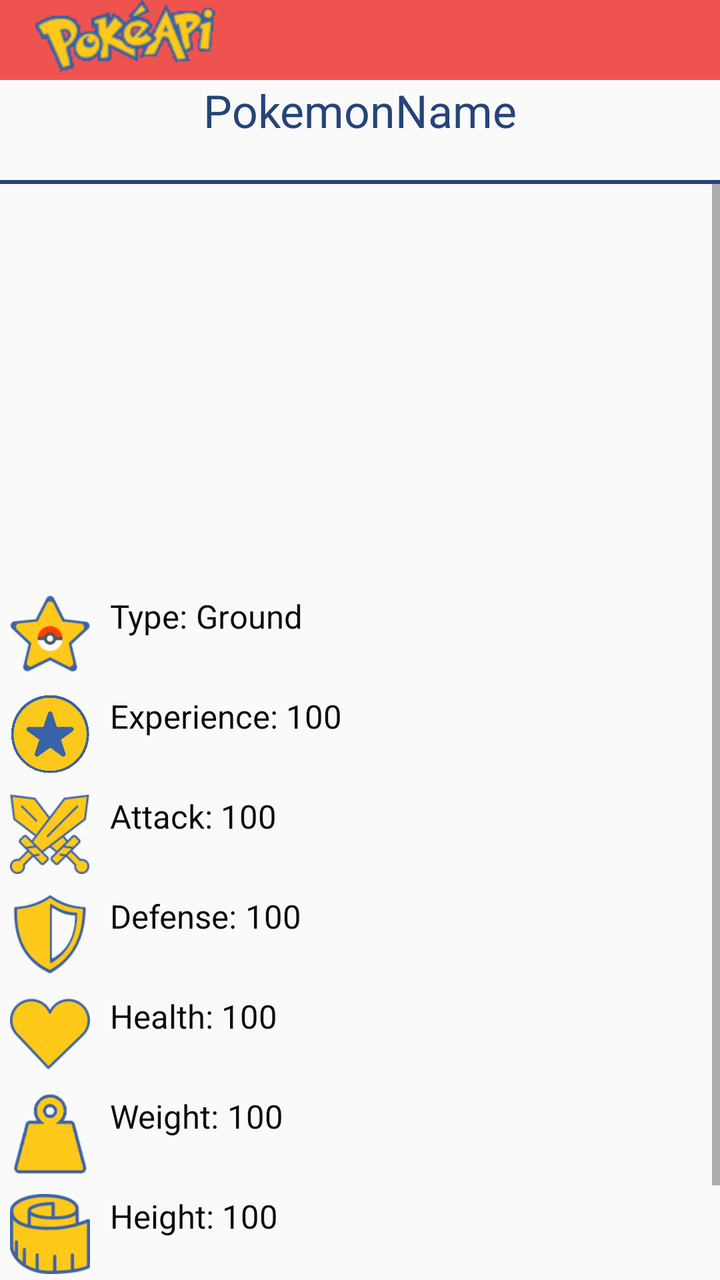
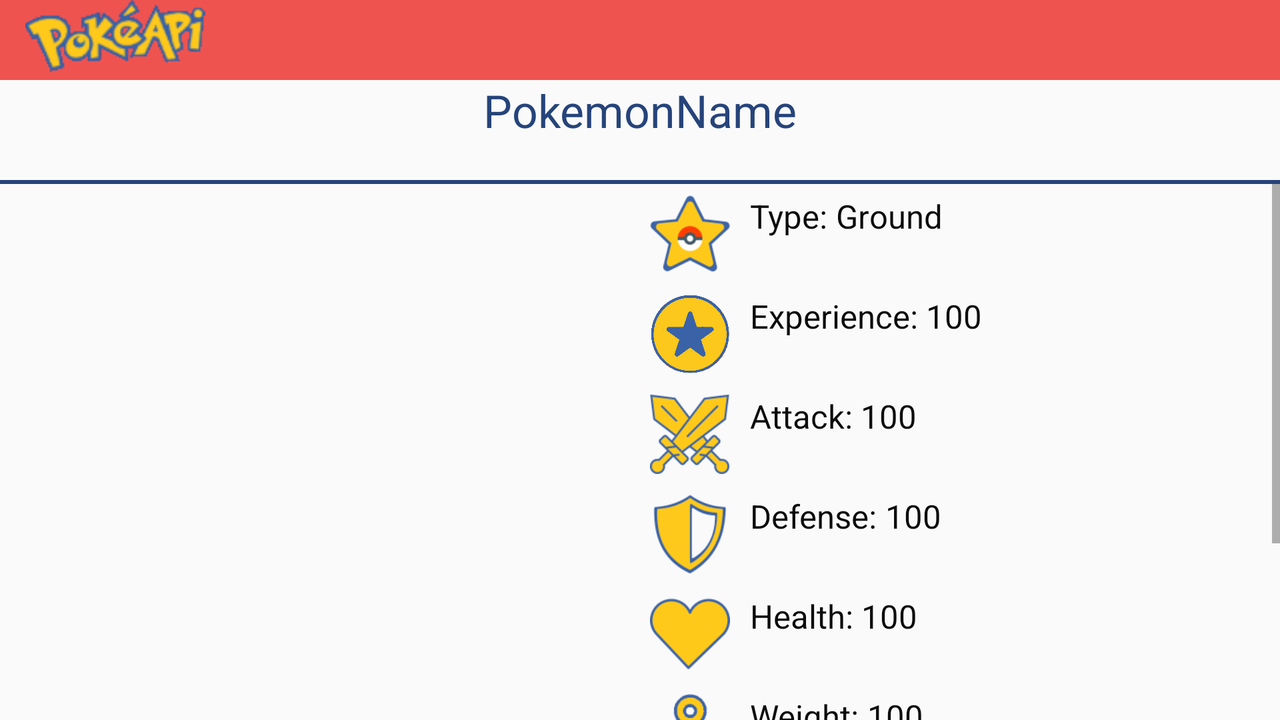

An Android layout and its configuration variant, each rendered on a device that would load it. The default file and the variant file are quoted in full after the pictures.
<!-- AndroidManifest.xml: application theme AppTheme -->
<!-- res/layout/activity_poke_info.xml -->
<?xml version="1.0" encoding="utf-8"?>
<LinearLayout xmlns:android="http://schemas.android.com/apk/res/android"
    xmlns:app="http://schemas.android.com/apk/res-auto"
    xmlns:tools="http://schemas.android.com/tools"
    android:layout_width="match_parent"
    android:layout_height="match_parent"
    android:orientation="vertical"
    tools:context=".activities.PokeInfoActivity">
    <LinearLayout
        android:id="@+id/headerLayout"
        android:layout_width="match_parent"
        android:layout_height="40dp"
        android:orientation="horizontal"
        android:background="@color/colorPokemonRed">
        <ImageView
            android:id="@+id/pokeIcon"
            android:layout_height="36dp"
            android:layout_width="wrap_content"
            android:layout_marginLeft="5dp"
            android:src="@drawable/pokeapi_title"/>

        <ImageView
            android:id="@+id/updateImageView"
            android:layout_height="36dp"
            android:layout_width="36dp"
            android:src="@drawable/update_icon"
            android:visibility="gone"/>
    </LinearLayout>
    <LinearLayout
        android:id="@+id/topLayout"
        android:layout_width="match_parent"
        android:layout_height="50dp"
        android:orientation="vertical">
        <TextView
            android:id="@+id/pokeNameTextView"
            style="@style/HeaderText"
            android:layout_width="wrap_content"
            android:layout_height="match_parent"
            android:layout_gravity="center"
            android:text="PokemonName" />

    </LinearLayout>
    <View
        android:id="@+id/view"
        android:layout_width="match_parent"
        android:layout_height="2dp"
        android:background="@color/colorPokemonBlueDark" />
    <ScrollView
        android:id="@+id/scrollView"
        android:layout_width="match_parent"
        android:layout_height="match_parent">

        <LinearLayout
            android:id="@+id/linearLayout"
            android:layout_width="match_parent"
            android:layout_height="wrap_content"
            android:orientation="vertical">
            <FrameLayout
                android:layout_height="200dp"
                android:layout_width="match_parent">
                <android.support.v4.view.ViewPager
                    android:id="@+id/pokeImageViewPager"
                    android:layout_height="match_parent"
                    android:layout_width="match_parent"/>
                <android.support.design.widget.TabLayout
                    android:id="@+id/sliding_tabs"
                    android:layout_width="match_parent"
                    android:layout_gravity="center|bottom"
                    android:layout_height="4dp"
                    app:tabMode="fixed"
                    />
            </FrameLayout>
            <LinearLayout
                android:layout_width="match_parent"
                android:layout_height="wrap_content"
                android:layout_margin="5dp"
                android:orientation="horizontal">

                <ImageView
                    android:layout_width="40dp"
                    android:layout_height="40dp"
                    android:src="@drawable/type_icon" />

                <TextView
                    style="@style/TextMain"
                    android:layout_width="wrap_content"
                    android:layout_height="wrap_content"
                    android:layout_marginLeft="10dp"
                    android:ellipsize="end"
                    android:maxLines="1"
                    android:text="Type: " />

                <TextView
                    android:id="@+id/pokeTypeTextView"
                    style="@style/TextMain"
                    android:layout_width="wrap_content"
                    android:layout_height="wrap_content"
                    android:ellipsize="end"
                    android:maxLines="1"
                    android:text="Ground" />
            </LinearLayout>
            <LinearLayout
                android:layout_width="match_parent"
                android:layout_height="wrap_content"
                android:layout_margin="5dp"
                android:orientation="horizontal">

                <ImageView
                    android:layout_width="40dp"
                    android:layout_height="40dp"
                    android:src="@drawable/experience_icon" />

                <TextView
                    style="@style/TextMain"
                    android:layout_width="wrap_content"
                    android:layout_height="wrap_content"
                    android:layout_marginLeft="10dp"
                    android:ellipsize="end"
                    android:maxLines="1"
                    android:text="Experience: " />

                <TextView
                    android:id="@+id/pokeExperienceTextView"
                    style="@style/TextMain"
                    android:layout_width="wrap_content"
                    android:layout_height="wrap_content"
                    android:ellipsize="end"
                    android:maxLines="1"
                    android:text="100" />
            </LinearLayout>
            <LinearLayout
                android:layout_width="match_parent"
                android:layout_height="wrap_content"
                android:layout_margin="5dp"
                android:orientation="horizontal">

                <ImageView
                    android:layout_width="40dp"
                    android:layout_height="40dp"
                    android:src="@drawable/attack_icon" />

                <TextView
                    style="@style/TextMain"
                    android:layout_width="wrap_content"
                    android:layout_height="wrap_content"
                    android:layout_marginLeft="10dp"
                    android:ellipsize="end"
                    android:maxLines="1"
                    android:text="Attack: " />

                <TextView
                    android:id="@+id/pokeAttackTextView"
                    style="@style/TextMain"
                    android:layout_width="wrap_content"
                    android:layout_height="wrap_content"
                    android:ellipsize="end"
                    android:maxLines="1"
                    android:text="100" />
            </LinearLayout>

            <LinearLayout
                android:layout_width="match_parent"
                android:layout_height="wrap_content"
                android:layout_margin="5dp"
                android:orientation="horizontal">

                <ImageView
                    android:layout_width="40dp"
                    android:layout_height="40dp"
                    android:src="@drawable/defence_icon" />

                <TextView
                    style="@style/TextMain"
                    android:layout_width="wrap_content"
                    android:layout_height="wrap_content"
                    android:layout_marginLeft="10dp"
                    android:ellipsize="end"
                    android:maxLines="1"
                    android:text="Defense: " />

                <TextView
                    android:id="@+id/pokeDefenceTextView"
                    style="@style/TextMain"
                    android:layout_width="wrap_content"
                    android:layout_height="wrap_content"
                    android:ellipsize="end"
                    android:maxLines="1"
                    android:text="100" />
            </LinearLayout>

            <LinearLayout
                android:layout_width="match_parent"
                android:layout_height="wrap_content"
                android:layout_margin="5dp"
                android:orientation="horizontal">

                <ImageView
                    android:layout_width="40dp"
                    android:layout_height="40dp"
                    android:src="@drawable/hp_icon" />

                <TextView
                    style="@style/TextMain"
                    android:layout_width="wrap_content"
                    android:layout_height="wrap_content"
                    android:layout_marginLeft="10dp"
                    android:ellipsize="end"
                    android:maxLines="1"
                    android:text="Health: " />

                <TextView
                    android:id="@+id/pokeHpTextView"
                    style="@style/TextMain"
                    android:layout_width="wrap_content"
                    android:layout_height="wrap_content"
                    android:ellipsize="end"
                    android:maxLines="1"
                    android:text="100" />
            </LinearLayout>

            <LinearLayout
                android:layout_width="match_parent"
                android:layout_height="wrap_content"
                android:layout_margin="5dp"
                android:orientation="horizontal">

                <ImageView
                    android:layout_width="40dp"
                    android:layout_height="40dp"
                    android:src="@drawable/weight_icon" />

                <TextView
                    style="@style/TextMain"
                    android:layout_width="wrap_content"
                    android:layout_height="wrap_content"
                    android:layout_marginLeft="10dp"
                    android:ellipsize="end"
                    android:maxLines="1"
                    android:text="Weight: " />

                <TextView
                    android:id="@+id/pokeWeightTextView"
                    style="@style/TextMain"
                    android:layout_width="wrap_content"
                    android:layout_height="wrap_content"
                    android:ellipsize="end"
                    android:maxLines="1"
                    android:text="100" />
            </LinearLayout>

            <LinearLayout
                android:layout_width="match_parent"
                android:layout_height="wrap_content"
                android:layout_margin="5dp"
                android:orientation="horizontal">

                <ImageView
                    android:layout_width="40dp"
                    android:layout_height="40dp"
                    android:src="@drawable/height_icon" />

                <TextView
                    style="@style/TextMain"
                    android:layout_width="wrap_content"
                    android:layout_height="wrap_content"
                    android:layout_marginLeft="10dp"
                    android:ellipsize="end"
                    android:maxLines="1"
                    android:text="Height: " />

                <TextView
                    android:id="@+id/pokeHeightTextView"
                    style="@style/TextMain"
                    android:layout_width="wrap_content"
                    android:layout_height="wrap_content"
                    android:ellipsize="end"
                    android:maxLines="1"
                    android:text="100" />
            </LinearLayout>
            <LinearLayout
                android:layout_width="match_parent"
                android:layout_height="wrap_content"
                android:layout_margin="5dp"
                android:orientation="horizontal">

                <ImageView
                    android:layout_width="40dp"
                    android:layout_height="40dp"
                    android:src="@drawable/speed_icon" />

                <TextView
                    style="@style/TextMain"
                    android:layout_width="wrap_content"
                    android:layout_height="wrap_content"
                    android:layout_marginLeft="10dp"
                    android:ellipsize="end"
                    android:maxLines="1"
                    android:text="Speed: " />

                <TextView
                    android:id="@+id/pokeSpeedTextView"
                    style="@style/TextMain"
                    android:layout_width="wrap_content"
                    android:layout_height="wrap_content"
                    android:ellipsize="end"
                    android:maxLines="1"
                    android:text="100" />
            </LinearLayout>

        </LinearLayout>
    </ScrollView>
</LinearLayout>
<!-- resources referenced by this layout -->
<resources>
  <color name="colorPokemonBlueDark">#26447A</color>
  <color name="colorPokemonRed">#EF5350</color>
  <!-- drawable attack_icon: png bitmap (drawable, 7369 bytes) -->
  <!-- drawable defence_icon: png bitmap (drawable, 4279 bytes) -->
  <!-- drawable experience_icon: png bitmap (drawable, 48750 bytes) -->
  <!-- drawable height_icon: png bitmap (drawable, 4935 bytes) -->
  <!-- drawable hp_icon: png bitmap (drawable, 2784 bytes) -->
  <!-- drawable pokeapi_title: png bitmap (drawable, 7240 bytes) -->
  <!-- drawable speed_icon: png bitmap (drawable, 5054 bytes) -->
  <!-- drawable type_icon: png bitmap (drawable, 3996 bytes) -->
  <!-- drawable update_icon: png bitmap (drawable, 4740 bytes) -->
  <!-- drawable weight_icon: png bitmap (drawable, 2195 bytes) -->
  <style name="HeaderText">
          <item name="android:textColor">@color/colorPokemonBlueDark</item>
          <item name="android:textSize">11pt</item>
      </style>
  <style name="TextMain">
          <item name="android:textColor">@color/colorBlack</item>
          <item name="android:textSize">8pt</item>
  
      </style>
  <style name="AppTheme" parent="Theme.AppCompat.Light.DarkActionBar">
          
          <item name="colorPrimary">@color/colorPokemonRed</item>
          <item name="colorPrimaryDark">@color/colorPokemonRedDark</item>
          <item name="colorAccent">@color/colorPokemonBlue</item>
          <item name="android:windowNoTitle">true</item>
      </style>
  <color name="colorBlack">#0C0C0C</color>z
  <color name="colorPokemonRedDark">#A33836</color>
  <color name="colorPokemonBlue">#3560A9</color>
</resources>
<!-- res/layout-land/activity_poke_info.xml (the repository's variant of the layout above) -->
<!-- drawn on the phone turned sideways -->
<?xml version="1.0" encoding="utf-8"?>
<LinearLayout xmlns:android="http://schemas.android.com/apk/res/android"
    xmlns:app="http://schemas.android.com/apk/res-auto"
    xmlns:tools="http://schemas.android.com/tools"
    android:layout_width="match_parent"
    android:layout_height="match_parent"
    android:orientation="vertical"
    tools:context=".activities.PokeInfoActivity">
    <LinearLayout
        android:id="@+id/headerLayout"
        android:layout_width="match_parent"
        android:layout_height="40dp"
        android:orientation="horizontal"
        android:background="@color/colorPokemonRed">
        <ImageView
            android:id="@+id/pokeIcon"
            android:layout_height="36dp"
            android:layout_width="wrap_content"
            android:src="@drawable/pokeapi_title"/>

        <ImageView
            android:id="@+id/updateImageView"
            android:layout_height="36dp"
            android:layout_width="36dp"
            android:src="@drawable/update_icon"
            android:visibility="gone"/>
    </LinearLayout>
    <LinearLayout
        android:id="@+id/topLayout"
        android:layout_width="match_parent"
        android:layout_height="50dp"
        android:orientation="vertical">
        <TextView
            android:id="@+id/pokeNameTextView"
            style="@style/HeaderText"
            android:layout_width="wrap_content"
            android:layout_height="match_parent"
            android:layout_gravity="center"
            android:text="PokemonName" />

    </LinearLayout>
    <View
        android:id="@+id/view"
        android:layout_width="match_parent"
        android:layout_height="2dp"
        android:background="@color/colorPokemonBlueDark" />
    <android.support.constraint.ConstraintLayout
        android:layout_height="match_parent"
        android:layout_width="match_parent">
        <FrameLayout
            android:id="@+id/imageViewFrame"
            android:layout_height="match_parent"
            android:layout_width="0dp"
            app:layout_constraintBottom_toBottomOf="parent"
            app:layout_constraintLeft_toLeftOf="parent"
            app:layout_constraintTop_toTopOf="parent"
            app:layout_constraintRight_toLeftOf="@id/scrollView"
            app:layout_constraintHorizontal_weight="1">
            <android.support.v4.view.ViewPager
                android:id="@+id/pokeImageViewPager"
                android:layout_height="match_parent"
                android:layout_width="match_parent"/>
            <android.support.design.widget.TabLayout
                android:id="@+id/sliding_tabs"
                android:layout_width="match_parent"
                android:layout_gravity="bottom"
                android:layout_height="4dp"
                app:tabMode="fixed"
                />
        </FrameLayout>
        <ScrollView
            android:id="@+id/scrollView"
            android:layout_width="0dp"
            android:layout_height="match_parent"
            app:layout_constraintBottom_toBottomOf="parent"
            app:layout_constraintRight_toRightOf="parent"
            app:layout_constraintTop_toTopOf="parent"
            app:layout_constraintLeft_toRightOf="@id/imageViewFrame"
            app:layout_constraintHorizontal_weight="1"
            android:scrollbarAlwaysDrawVerticalTrack="true"
            >
        <LinearLayout
            android:id="@+id/linearLayout"
            android:layout_width="match_parent"
            android:layout_height="wrap_content"
            android:orientation="vertical">

            <LinearLayout
                android:layout_width="match_parent"
                android:layout_height="wrap_content"
                android:layout_margin="5dp"
                android:orientation="horizontal">

                <ImageView
                    android:layout_width="40dp"
                    android:layout_height="40dp"
                    android:src="@drawable/type_icon" />

                <TextView
                    style="@style/TextMain"
                    android:layout_width="wrap_content"
                    android:layout_height="wrap_content"
                    android:layout_marginLeft="10dp"
                    android:ellipsize="end"
                    android:maxLines="1"
                    android:text="Type: " />

                <TextView
                    android:id="@+id/pokeTypeTextView"
                    style="@style/TextMain"
                    android:layout_width="wrap_content"
                    android:layout_height="wrap_content"
                    android:ellipsize="end"
                    android:maxLines="1"
                    android:text="Ground" />
            </LinearLayout>
            <LinearLayout
                android:layout_width="match_parent"
                android:layout_height="wrap_content"
                android:layout_margin="5dp"
                android:orientation="horizontal">

                <ImageView
                    android:layout_width="40dp"
                    android:layout_height="40dp"
                    android:src="@drawable/experience_icon" />

                <TextView
                    style="@style/TextMain"
                    android:layout_width="wrap_content"
                    android:layout_height="wrap_content"
                    android:layout_marginLeft="10dp"
                    android:ellipsize="end"
                    android:maxLines="1"
                    android:text="Experience: " />

                <TextView
                    android:id="@+id/pokeExperienceTextView"
                    style="@style/TextMain"
                    android:layout_width="wrap_content"
                    android:layout_height="wrap_content"
                    android:ellipsize="end"
                    android:maxLines="1"
                    android:text="100" />
            </LinearLayout>
            <LinearLayout
                android:layout_width="match_parent"
                android:layout_height="wrap_content"
                android:layout_margin="5dp"
                android:orientation="horizontal">

                <ImageView
                    android:layout_width="40dp"
                    android:layout_height="40dp"
                    android:src="@drawable/attack_icon" />

                <TextView
                    style="@style/TextMain"
                    android:layout_width="wrap_content"
                    android:layout_height="wrap_content"
                    android:layout_marginLeft="10dp"
                    android:ellipsize="end"
                    android:maxLines="1"
                    android:text="Attack: " />

                <TextView
                    android:id="@+id/pokeAttackTextView"
                    style="@style/TextMain"
                    android:layout_width="wrap_content"
                    android:layout_height="wrap_content"
                    android:ellipsize="end"
                    android:maxLines="1"
                    android:text="100" />
            </LinearLayout>

            <LinearLayout
                android:layout_width="match_parent"
                android:layout_height="wrap_content"
                android:layout_margin="5dp"
                android:orientation="horizontal">

                <ImageView
                    android:layout_width="40dp"
                    android:layout_height="40dp"
                    android:src="@drawable/defence_icon" />

                <TextView
                    style="@style/TextMain"
                    android:layout_width="wrap_content"
                    android:layout_height="wrap_content"
                    android:layout_marginLeft="10dp"
                    android:ellipsize="end"
                    android:maxLines="1"
                    android:text="Defense: " />

                <TextView
                    android:id="@+id/pokeDefenceTextView"
                    style="@style/TextMain"
                    android:layout_width="wrap_content"
                    android:layout_height="wrap_content"
                    android:ellipsize="end"
                    android:maxLines="1"
                    android:text="100" />
            </LinearLayout>

            <LinearLayout
                android:layout_width="match_parent"
                android:layout_height="wrap_content"
                android:layout_margin="5dp"
                android:orientation="horizontal">

                <ImageView
                    android:layout_width="40dp"
                    android:layout_height="40dp"
                    android:src="@drawable/hp_icon" />

                <TextView
                    style="@style/TextMain"
                    android:layout_width="wrap_content"
                    android:layout_height="wrap_content"
                    android:layout_marginLeft="10dp"
                    android:ellipsize="end"
                    android:maxLines="1"
                    android:text="Health: " />

                <TextView
                    android:id="@+id/pokeHpTextView"
                    style="@style/TextMain"
                    android:layout_width="wrap_content"
                    android:layout_height="wrap_content"
                    android:ellipsize="end"
                    android:maxLines="1"
                    android:text="100" />
            </LinearLayout>

            <LinearLayout
                android:layout_width="match_parent"
                android:layout_height="wrap_content"
                android:layout_margin="5dp"
                android:orientation="horizontal">

                <ImageView
                    android:layout_width="40dp"
                    android:layout_height="40dp"
                    android:src="@drawable/weight_icon" />

                <TextView
                    style="@style/TextMain"
                    android:layout_width="wrap_content"
                    android:layout_height="wrap_content"
                    android:layout_marginLeft="10dp"
                    android:ellipsize="end"
                    android:maxLines="1"
                    android:text="Weight: " />

                <TextView
                    android:id="@+id/pokeWeightTextView"
                    style="@style/TextMain"
                    android:layout_width="wrap_content"
                    android:layout_height="wrap_content"
                    android:ellipsize="end"
                    android:maxLines="1"
                    android:text="100" />
            </LinearLayout>

            <LinearLayout
                android:layout_width="match_parent"
                android:layout_height="wrap_content"
                android:layout_margin="5dp"
                android:orientation="horizontal">

                <ImageView
                    android:layout_width="40dp"
                    android:layout_height="40dp"
                    android:src="@drawable/height_icon" />

                <TextView
                    style="@style/TextMain"
                    android:layout_width="wrap_content"
                    android:layout_height="wrap_content"
                    android:layout_marginLeft="10dp"
                    android:ellipsize="end"
                    android:maxLines="1"
                    android:text="Height: " />

                <TextView
                    android:id="@+id/pokeHeightTextView"
                    style="@style/TextMain"
                    android:layout_width="wrap_content"
                    android:layout_height="wrap_content"
                    android:ellipsize="end"
                    android:maxLines="1"
                    android:text="100" />
            </LinearLayout>
            <LinearLayout
                android:layout_width="match_parent"
                android:layout_height="wrap_content"
                android:layout_margin="5dp"
                android:orientation="horizontal">

                <ImageView
                    android:layout_width="40dp"
                    android:layout_height="40dp"
                    android:src="@drawable/speed_icon" />

                <TextView
                    style="@style/TextMain"
                    android:layout_width="wrap_content"
                    android:layout_height="wrap_content"
                    android:layout_marginLeft="10dp"
                    android:ellipsize="end"
                    android:maxLines="1"
                    android:text="Speed: " />

                <TextView
                    android:id="@+id/pokeSpeedTextView"
                    style="@style/TextMain"
                    android:layout_width="wrap_content"
                    android:layout_height="wrap_content"
                    android:ellipsize="end"
                    android:maxLines="1"
                    android:text="100" />
            </LinearLayout>
        </LinearLayout>
    </ScrollView>
    </android.support.constraint.ConstraintLayout>
</LinearLayout>
